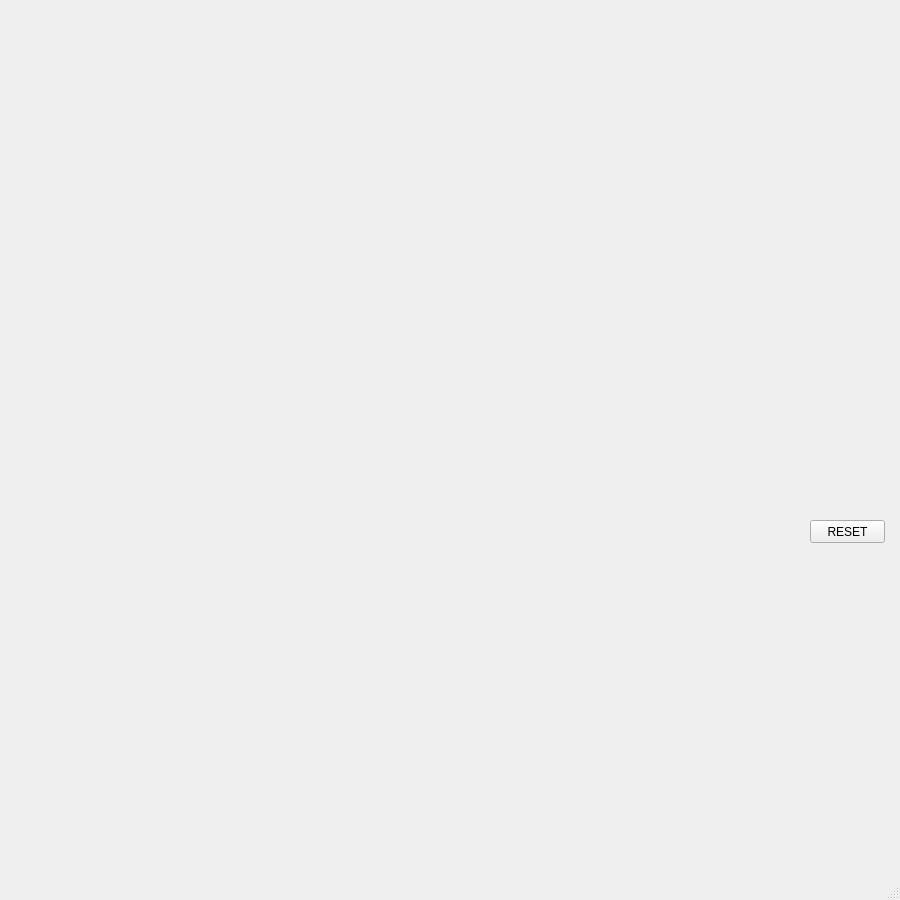
<?xml version="1.0" encoding="UTF-8"?>
<ui version="4.0">
 <class>MainWindow</class>
 <widget class="QMainWindow" name="MainWindow">
  <property name="geometry">
   <rect>
    <x>0</x>
    <y>0</y>
    <width>900</width>
    <height>900</height>
   </rect>
  </property>
  <property name="windowTitle">
   <string>MainWindow</string>
  </property>
  <widget class="QWidget" name="centralwidget">
   <widget class="QPushButton" name="rs">
    <property name="geometry">
     <rect>
      <x>810</x>
      <y>520</y>
      <width>75</width>
      <height>23</height>
     </rect>
    </property>
    <property name="text">
     <string>RESET</string>
    </property>
   </widget>
  </widget>
  <widget class="QMenuBar" name="menubar">
   <property name="geometry">
    <rect>
     <x>0</x>
     <y>0</y>
     <width>800</width>
     <height>21</height>
    </rect>
   </property>
  </widget>
  <widget class="QStatusBar" name="statusbar"/>
 </widget>
 <resources/>
 <connections/>
</ui>
